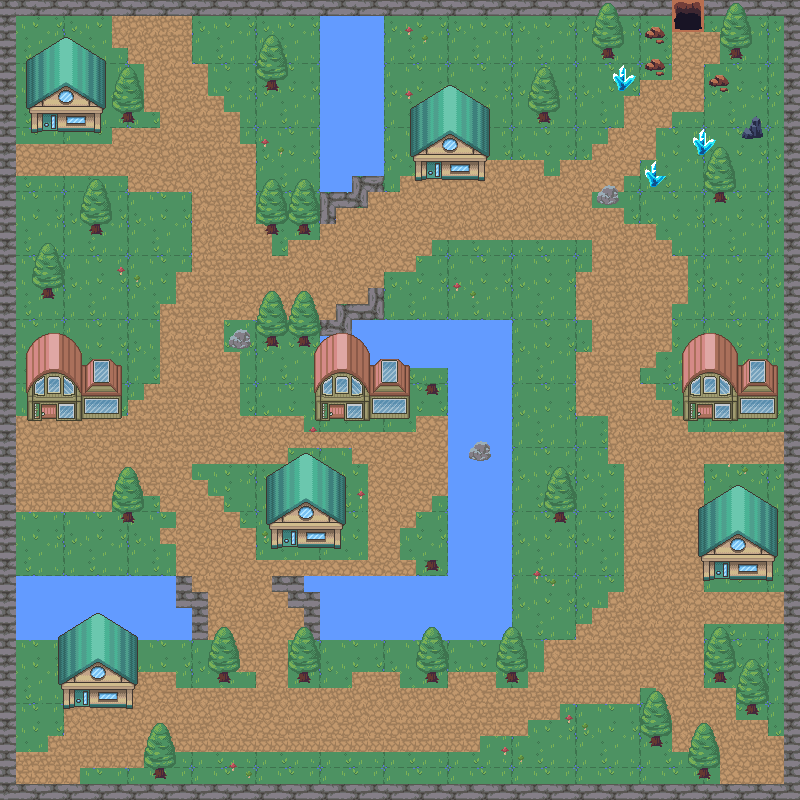

The image is a tile-based game level rendered from a .tmx file. Its description and source (layers, tilesets, objects; grid data summarised) follow:
An orthogonal 50x50 tile map with 16x16 px tiles, 7 tile layers (background, walls, water, path, ...), 3 tilesets and 102 objects (72x collision, player, enter_house, enter_house_exit, exit_house2, ...).

<map version="1.8" tiledversion="1.8.2" orientation="orthogonal" renderorder="right-down" width="50" height="50" tilewidth="16" tileheight="16" infinite="0" nextlayerid="16" nextobjectid="151">
 <tileset firstgid="1" source="nature.tsx" />
 <tileset firstgid="721" source="house.tsx" />
 <tileset firstgid="1496" source="dungeon.tsx" />
 <layer id="1" name="background" width="50" height="50">
  <data>[2500 cells, 2500 non-empty, 16 distinct tile ids]</data>
 </layer>
 <layer id="2" name="walls" width="50" height="50">
  <data>[2500 cells, 196 non-empty, 3 distinct tile ids]</data>
 </layer>
 <layer id="3" name="water" width="50" height="50">
  <data>[2500 cells, 288 non-empty, 4 distinct tile ids]</data>
 </layer>
 <layer id="4" name="path" width="50" height="50">
  <data>[2500 cells, 726 non-empty, 5 distinct tile ids]</data>
 </layer>
 <layer id="11" name="decorations" width="50" height="50">
  <data>[2500 cells, 171 non-empty, 36 distinct tile ids]</data>
 </layer>
 <layer id="12" name="house" width="50" height="50">
  <data>[2500 cells, 348 non-empty, 76 distinct tile ids]</data>
 </layer>
 <layer id="15" name="top" width="50" height="50">
  <data>[2500 cells, 311 non-empty, 58 distinct tile ids]</data>
 </layer>
 <objectgroup id="8" name="Objects">
  <object id="10" name="player" x="223.5" y="208.5">
   <point />
  </object>
  <object id="14" type="collision" x="0" y="0" width="800.667" height="16" />
  <object id="17" type="collision" x="0" y="16" width="15" height="784" />
  <object id="18" type="collision" x="15" y="784" width="786" height="17" />
  <object id="19" type="collision" x="784" y="17" width="16" height="766" />
  <object id="21" type="collision" x="319.75" y="16.25" width="64.5" height="175.75" />
  <object id="22" type="collision" x="319.5" y="192.5" width="48.25" height="15.5" />
  <object id="23" type="collision" x="319.75" y="208" width="16.5" height="15.5" />
  <object id="24" type="collision" x="313.75" y="321" width="132.25" height="48.25" />
  <object id="25" type="collision" x="335.75" y="304.25" width="48.25" height="15.5" />
  <object id="26" type="collision" x="367.75" y="287.75" width="16.25" height="16.5" />
  <object id="27" type="collision" x="448.333" y="320" width="64" height="255.667" />
  <object id="28" type="collision" x="320.375" y="576" width="191.625" height="64.125" />
  <object id="32" type="collision" x="263.886" y="335.568" width="14.7273" height="11" />
  <object id="33" type="collision" x="297.432" y="335.591" width="12.8636" height="11.4545" />
  <object id="34" type="collision" x="266.125" y="224" width="13.1875" height="12.875" />
  <object id="36" type="collision" x="298.13" y="224.043" width="12.8261" height="12.6522" />
  <object id="37" type="collision" x="88.9394" y="223.122" width="13.7273" height="12.8182" />
  <object id="38" type="collision" x="41.75" y="287.25" width="13.875" height="13.0625" />
  <object id="39" type="collision" x="121.375" y="111.781" width="13.3125" height="11.8438" />
  <object id="40" type="collision" x="264.188" y="79.6875" width="15.9375" height="13.25" />
  <object id="41" type="collision" x="120.304" y="512.217" width="15.6087" height="12.0435" />
  <object id="42" type="collision" x="215.75" y="672.25" width="16.75" height="12.0625" />
  <object id="43" type="collision" x="296.87" y="672.043" width="15.0435" height="11.9565" />
  <object id="44" type="collision" x="152.438" y="767.938" width="15.1875" height="11.6875" />
  <object id="45" type="collision" x="425" y="672.818" width="15.8182" height="11.6364" />
  <object id="46" type="collision" x="505.219" y="671.938" width="13.9375" height="11.7188" />
  <object id="47" type="collision" x="648.818" y="735.545" width="14.7273" height="12.9091" />
  <object id="48" type="collision" x="697.938" y="768.313" width="13.125" height="11" />
  <object id="49" type="collision" x="713.957" y="672.087" width="13.4783" height="11.6522" />
  <object id="50" type="collision" x="745.313" y="704.5" width="14.5" height="11.4375" />
  <object id="51" type="collision" x="553.5" y="511.625" width="13.9375" height="12.375" />
  <object id="52" type="collision" x="424.938" y="384.063" width="14.875" height="11.875" />
  <object id="53" type="collision" x="424.182" y="560.455" width="15.6364" height="11.1818" />
  <object id="54" type="collision" x="533.625" y="111" width="19.625" height="13.875" />
  <object id="55" type="collision" x="643.833" y="57.5" width="22.625" height="18.9167" />
  <object id="56" type="collision" x="713.813" y="192.25" width="13.5" height="11.8125" />
  <object id="57" type="collision" x="728.909" y="47.8182" width="14.3636" height="12.9091" />
  <object id="58" type="collision" x="755" y="730" width="1" />
  <object id="60" type="collision" x="228.75" y="336" width="22.5" height="13.625" />
  <object id="61" type="collision" x="231.125" y="329.375" width="19.875" height="6.625" />
  <object id="63" type="collision" x="127.75" y="399.875" width="16.25" height="16" />
  <object id="65" type="collision" x="180.813" y="213.875" width="22.25" height="20.1875" />
  <object id="66" type="collision" x="384" y="176.102" width="15.5909" height="15.5909" />
  <object id="70" type="collision" x="694.818" y="672.909" width="16.5455" height="15.3636" />
  <object id="71" type="collision" x="596.909" y="192" width="22.2727" height="13.5455" />
  <object id="72" type="collision" x="601.091" y="186" width="18.1818" height="6.09091" />
  <object id="73" type="collision" x="25.25" y="95.25" width="79.5" height="39.25" />
  <object id="74" type="collision" x="26.75" y="384.25" width="95" height="37.25" />
  <object id="75" type="collision" x="683.333" y="383.667" width="94.3333" height="36.6667" />
  <object id="76" type="collision" x="698.727" y="543.636" width="78.7273" height="37.2727" />
  <object id="78" type="collision" x="266" y="511.667" width="80.6667" height="38" />
  <object id="79" type="collision" x="314.333" y="368.333" width="96.3333" height="53.3333" />
  <object id="80" type="collision" x="58.6667" y="640" width="78.3333" height="72" />
  <object id="81" type="collision" x="409.667" y="144.333" width="80.3333" height="38.6667" />
  <object id="82" name="enter_house" x="426.625" y="161.25" width="15.875" height="30.875" />
  <object id="83" name="enter_house_exit" x="434.33" y="192.458">
   <point />
  </object>
  <object id="87" name="exit_house2" x="48.3333" y="449">
   <point />
  </object>
  <object id="88" name="enter_house2" x="41" y="404.333" width="17" height="35" />
  <object id="89" type="collision" x="670.667" y="-0.333333" width="33.6667" height="32" />
  <object id="90" name="enter_dungeon" x="671.333" y="15.3333" width="33" height="33" />
  <object id="91" name="dungeon_exit_spawn" x="684.061" y="63.7879">
   <point />
  </object>
  <object id="111" type="collision" x="16.5" y="576" width="159.75" height="65" />
  <object id="112" type="collision" x="303.935" y="576.272" width="16.2554" height="15.8315" />
  <object id="113" type="collision" x="176" y="608" width="15.875" height="31.875" />
  <object id="114" type="collision" x="192.125" y="592" width="16.125" height="48" />
  <object id="115" type="collision" x="175.75" y="576" width="16.125" height="32.125" />
  <object id="116" type="collision" x="272" y="576.25" width="32" height="15.75" />
  <object id="117" type="collision" x="288" y="592.125" width="32.5" height="16.125" />
  <object id="118" type="collision" x="304" y="608.25" width="16.375" height="31.5" />
  <object id="126" type="collision" x="596.854" y="45.5417" width="15.625" height="12.25" />
  <object id="127" type="collision" x="707.688" y="73.875" width="22.625" height="18.9167" />
  </objectgroup>
 <objectgroup id="14" name="NPCPaths">
  <!-- 21 objects omitted --></objectgroup>
</map>
<!-- 30 of 102 objects omitted -->
